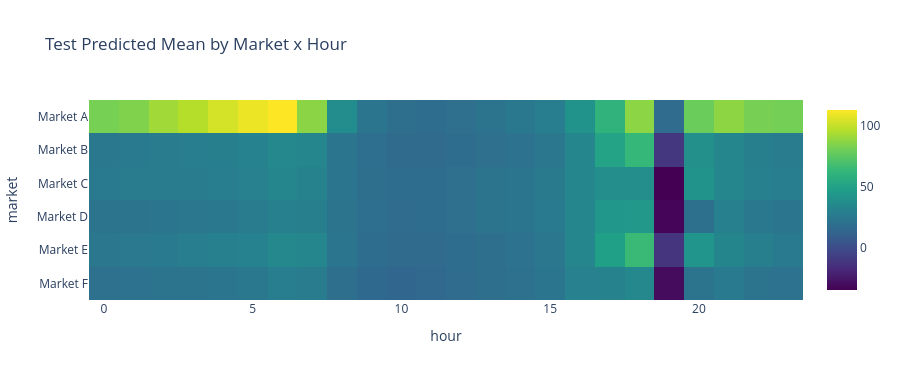
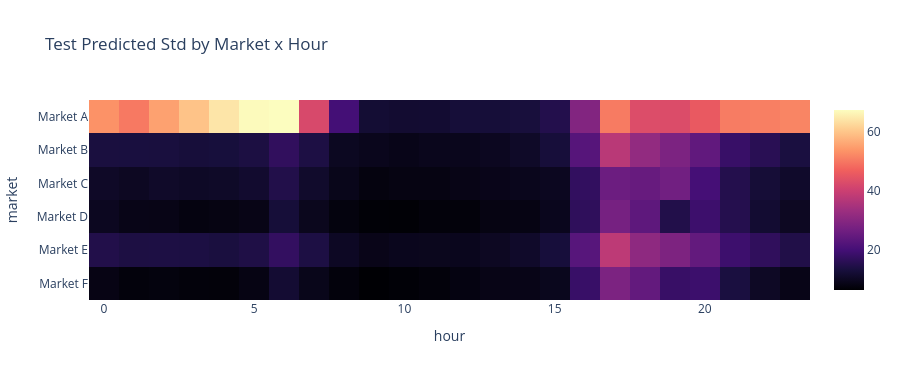

Write notebook code for charts like these, in order.
### Code cell
test_mean_pivot = test_mh.pivot(index='market', columns='hour', values='pred_mean')
test_std_pivot = test_mh.pivot(index='market', columns='hour', values='pred_std')

fig_test_mean = px.imshow(
    test_mean_pivot,
    aspect='auto',
    color_continuous_scale='Viridis',
    title='Test Predicted Mean by Market x Hour'
)
fig_test_mean.update_layout(height=380)
fig_test_mean.show()

fig_test_std = px.imshow(
    test_std_pivot,
    aspect='auto',
    color_continuous_scale='Magma',
    title='Test Predicted Std by Market x Hour'
)
fig_test_std.update_layout(height=380)
fig_test_std.show()

### Figure 1 — Plotly figure (JSON) as saved in the notebook; plotly's stock layout.template omitted (floating-point values rounded to 4 significant figures; data arrays with more than 128 entries replaced by an {"elided": "..."} marker saying what was removed)
{"data": [{"coloraxis": "coloraxis", "hovertemplate": "hour: %{x}<br>market: %{y}<br>color: %{z}<extra></extra>", "name": "0", "type": "heatmap", "x": [0, 1, 2, 3, 4, 5, 6, 7, 8, 9, 10, 11, 12, 13, 14, 15, 16, 17, 18, 19, 20, 21, 22, 23], "xaxis": "x", "y": ["Market A", "Market B", "Market C", "Market D", "Market E", "Market F"], "yaxis": "y", "z": {"elided": "6x24 float values"}}], "layout": {"coloraxis": {"colorscale": [[0, "#440154"], [0.1111, "#482878"], [0.2222, "#3e4989"], [0.3333, "#31688e"], [0.4444, "#26828e"], [0.5556, "#1f9e89"], [0.6667, "#35b779"], [0.7778, "#6ece58"], [0.8889, "#b5de2b"], [1, "#fde725"]]}, "height": 380, "title": {"text": "Test Predicted Mean by Market x Hour"}, "xaxis": {"anchor": "y", "domain": [0, 1], "title": {"text": "hour"}}, "yaxis": {"anchor": "x", "autorange": "reversed", "domain": [0, 1], "title": {"text": "market"}}}}

### Figure 2 — Plotly figure (JSON) as saved in the notebook; plotly's stock layout.template omitted (floating-point values rounded to 4 significant figures; data arrays with more than 128 entries replaced by an {"elided": "..."} marker saying what was removed)
{"data": [{"coloraxis": "coloraxis", "hovertemplate": "hour: %{x}<br>market: %{y}<br>color: %{z}<extra></extra>", "name": "0", "type": "heatmap", "x": [0, 1, 2, 3, 4, 5, 6, 7, 8, 9, 10, 11, 12, 13, 14, 15, 16, 17, 18, 19, 20, 21, 22, 23], "xaxis": "x", "y": ["Market A", "Market B", "Market C", "Market D", "Market E", "Market F"], "yaxis": "y", "z": {"elided": "6x24 float values"}}], "layout": {"coloraxis": {"colorscale": [[0, "#000004"], [0.1111, "#180f3d"], [0.2222, "#440f76"], [0.3333, "#721f81"], [0.4444, "#9e2f7f"], [0.5556, "#cd4071"], [0.6667, "#f1605d"], [0.7778, "#fd9668"], [0.8889, "#feca8d"], [1, "#fcfdbf"]]}, "height": 380, "title": {"text": "Test Predicted Std by Market x Hour"}, "xaxis": {"anchor": "y", "domain": [0, 1], "title": {"text": "hour"}}, "yaxis": {"anchor": "x", "autorange": "reversed", "domain": [0, 1], "title": {"text": "market"}}}}
